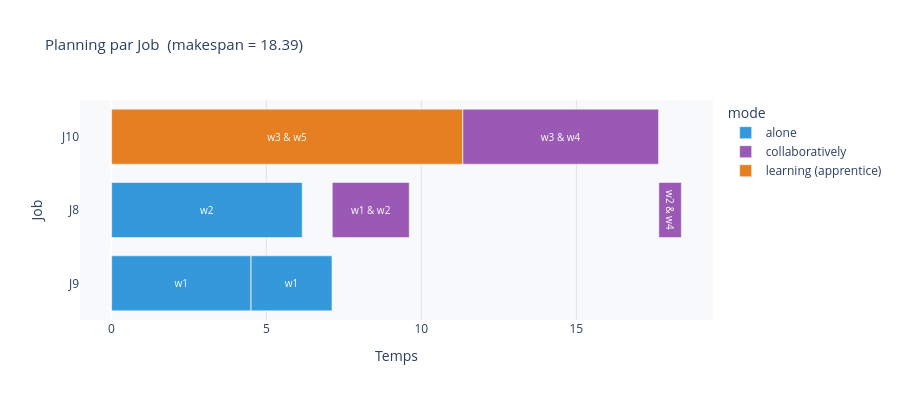

Notebook code for this chart:
### Code cell
gantt_chart_rich(df_rs, render="notebook", save_path=None)
gantt_chart_by_job(df_rs, instance, color_by="mode", render="notebook", save_path=None, separate_little=True)

### Figure 1 — Plotly figure (JSON) as saved in the notebook; plotly's stock layout.template omitted (floating-point values rounded to 4 significant figures)
{"data": [{"base": [0.01, 0.01, 4.509], "customdata": [["Op 1/3", "w2", "alone", "4.0", "4.0", "2.0", "True", "6.16"], ["Op 1/2", "w1", "alone", "4.0", "2.0", "2.0", "True", "4.5"], ["Op 2/2", "w1", "alone", "3.038431072538427", "3.0", "3.0", "True", "7.12"]], "hovertemplate": "<b>%{y}  —  %{customdata[0]}</b><br>Workers   : %{customdata[1]}<br>Mode      : %{customdata[2]}<br>Niveau w  : %{customdata[3]}<br>Difficulté: %{customdata[4]}<br>Métier    : %{customdata[5]}<br>Job réalisé: %{customdata[6]}<br>Début : %{base:.2f}  |  Fin : %{customdata[7]}<br><extra></extra>", "insidetextanchor": "middle", "marker": {"color": "#3498DB", "line": {"color": "white", "width": 0.5}}, "name": "alone", "orientation": "h", "text": ["w2", "w1", "w1"], "textfont": {"color": "white", "size": 10}, "textposition": "inside", "type": "bar", "x": [6.147, 4.489, 2.608], "y": ["J8", "J9", "J9"]}, {"base": [11.34, 7.127, 17.66], "customdata": [["Op 2/2", "w3 & w4", "collaboratively", "3.973704517025181", "3.0", "3.0", "True", "17.65"], ["Op 2/3", "w1 & w2", "collaboratively", "2.175527314432144", "1.0", "0.0", "True", "9.61"], ["Op 3/3", "w2 & w4", "collaboratively", "4.0", "3.0", "4.0", "True", "18.39"]], "hovertemplate": "<b>%{y}  —  %{customdata[0]}</b><br>Workers   : %{customdata[1]}<br>Mode      : %{customdata[2]}<br>Niveau w  : %{customdata[3]}<br>Difficulté: %{customdata[4]}<br>Métier    : %{customdata[5]}<br>Job réalisé: %{customdata[6]}<br>Début : %{base:.2f}  |  Fin : %{customdata[7]}<br><extra></extra>", "insidetextanchor": "middle", "marker": {"color": "#9B59B6", "line": {"color": "white", "width": 0.5}}, "name": "collaboratively", "orientation": "h", "text": ["w3 & w4", "w1 & w2", "w2 & w4"], "textfont": {"color": "white", "size": 10}, "textposition": "inside", "type": "bar", "x": [6.312, 2.481, 0.7258], "y": ["J10", "J8", "J8"]}, {"base": [0.01], "customdata": [["Op 1/2", "w3 & w5", "learning (apprentice)", "2.7367479792168212", "3.0", "1.0", "True", "11.33"]], "hovertemplate": "<b>%{y}  —  %{customdata[0]}</b><br>Workers   : %{customdata[1]}<br>Mode      : %{customdata[2]}<br>Niveau w  : %{customdata[3]}<br>Difficulté: %{customdata[4]}<br>Métier    : %{customdata[5]}<br>Job réalisé: %{customdata[6]}<br>Début : %{base:.2f}  |  Fin : %{customdata[7]}<br><extra></extra>", "insidetextanchor": "middle", "marker": {"color": "#E67E22", "line": {"color": "white", "width": 0.5}}, "name": "learning (apprentice)", "orientation": "h", "text": ["w3 & w5"], "textfont": {"color": "white", "size": 10}, "textposition": "inside", "type": "bar", "x": [11.32], "y": ["J10"]}], "layout": {"bargap": 0.25, "barmode": "overlay", "height": 400, "hoverlabel": {"bgcolor": "white", "font": {"size": 12}}, "legend": {"title": {"text": "mode"}}, "paper_bgcolor": "white", "plot_bgcolor": "#F8F9FA", "title": {"font": {"size": 15}, "text": "Planning par Job  (makespan = 18.39)"}, "xaxis": {"gridcolor": "#DEE2E6", "showgrid": true, "title": {"text": "Temps"}, "type": "linear"}, "yaxis": {"categoryarray": ["J9", "J8", "J10"], "categoryorder": "array", "showgrid": false, "title": {"text": "Job"}}}}
